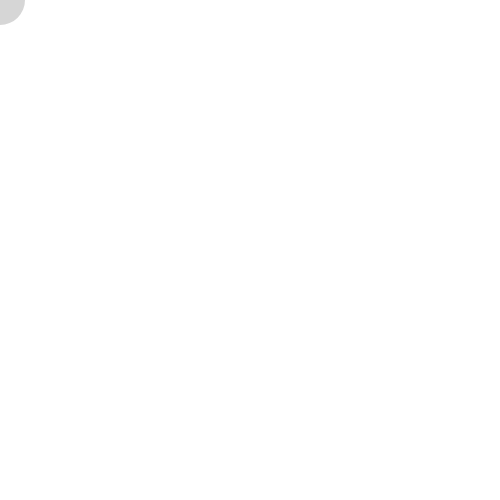
Frame 1 (no input)
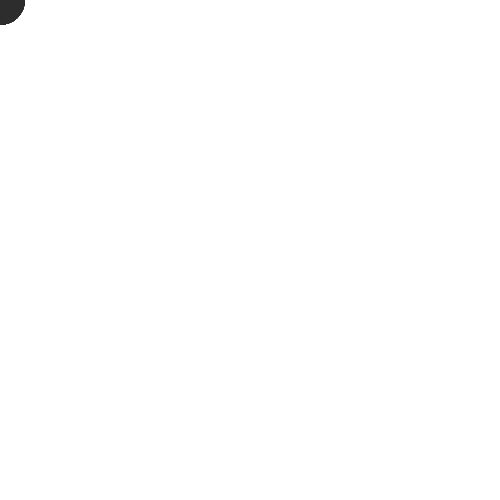
Frame 60 (no input)
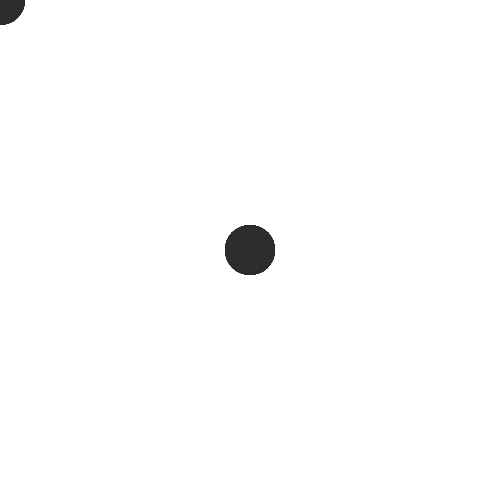
Frame 120 (the mouse pressed at the canvas centre since frame 60)

The p5.js sketch that drew these frames (run headless with seeded random() and noise() and a simulated clock; from frame 60 on, the mouse is pressed at the canvas centre):

// p5.js sketch
// ── sketch.js
function setup() 
{
  
  createCanvas(500,500);
  smooth();
  noStroke();
  fill(50,50);


}

function draw() 
{
  // put drawing code here
ellipse(mouseX,mouseY,50,50);

}
